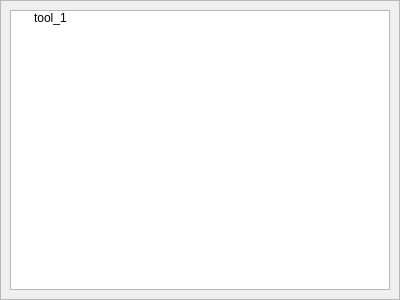
<?xml version="1.0" encoding="UTF-8"?>
<ui version="4.0">
 <class>SPCDockWidget</class>
 <widget class="QWidget" name="SPCDockWidget">
  <property name="geometry">
   <rect>
    <x>0</x>
    <y>0</y>
    <width>400</width>
    <height>300</height>
   </rect>
  </property>
  <property name="windowTitle">
   <string>Form</string>
  </property>
  <layout class="QHBoxLayout" name="horizontalLayout">
   <property name="leftMargin">
    <number>0</number>
   </property>
   <property name="topMargin">
    <number>0</number>
   </property>
   <property name="rightMargin">
    <number>0</number>
   </property>
   <property name="bottomMargin">
    <number>0</number>
   </property>
   <item>
    <widget class="QFrame" name="frame">
     <property name="frameShape">
      <enum>QFrame::StyledPanel</enum>
     </property>
     <property name="frameShadow">
      <enum>QFrame::Raised</enum>
     </property>
     <layout class="QVBoxLayout" name="verticalLayout">
      <item>
       <widget class="QTreeWidget" name="treeWidget">
        <property name="font">
         <font>
          <pointsize>9</pointsize>
         </font>
        </property>
        <property name="styleSheet">
         <string notr="true">QTreeView::item:hover {
    background: transparent;
}
QTreeView::item:selected{
    background: #1E90FF;
}
QTreeView::branch {
    background: transparent;
}
QTreeView::branch:hover {
    background: transparent;
}
QTreeView::branch:selected {
    background: #1E90FF;
}
QTreeView::branch:closed:has-children{
    image: url(:/new/prefix1/figure/spc_wind/open.png);
}
QTreeView::branch:open:has-children{
	image: url(:/new/prefix1/figure/spc_wind/close.png);
}</string>
        </property>
        <attribute name="headerVisible">
         <bool>false</bool>
        </attribute>
        <column>
         <property name="text">
          <string>part_1</string>
         </property>
         <property name="font">
          <font>
           <pointsize>9</pointsize>
          </font>
         </property>
        </column>
        <item>
         <property name="text">
          <string>tool_1</string>
         </property>
         <item>
          <property name="text">
           <string>data_1</string>
          </property>
         </item>
        </item>
       </widget>
      </item>
     </layout>
    </widget>
   </item>
  </layout>
 </widget>
 <resources/>
 <connections/>
</ui>
